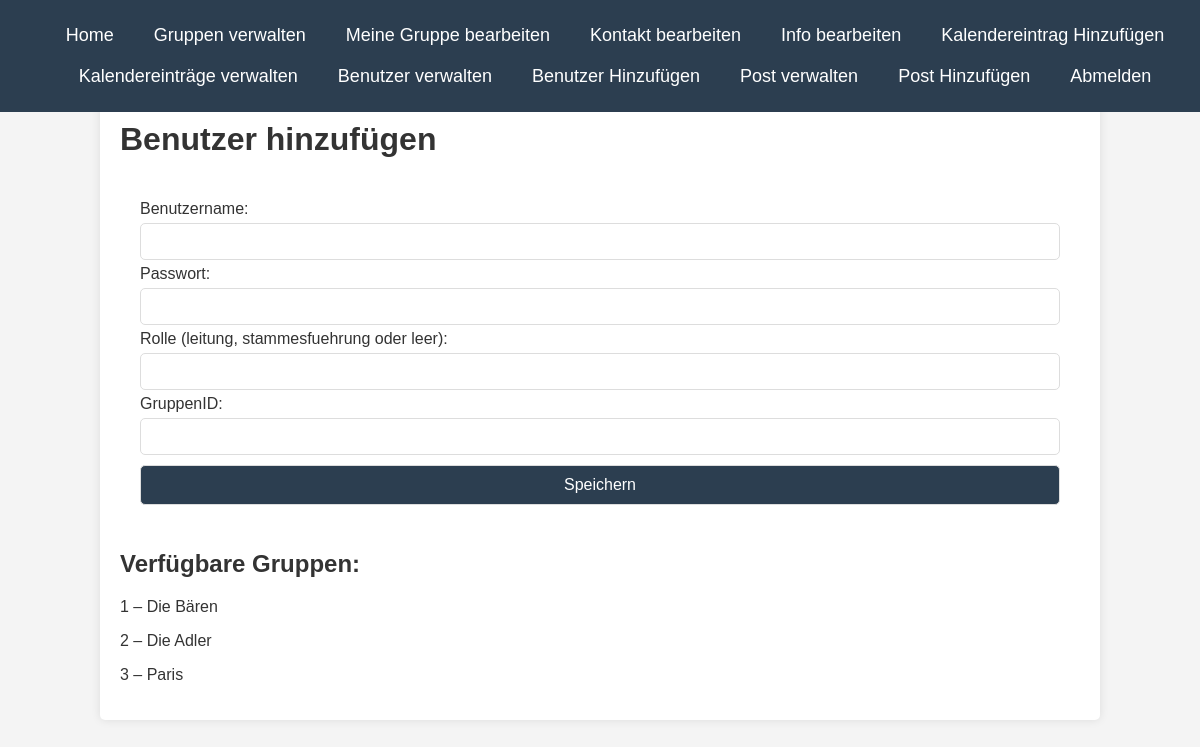
Page /add_user.php (signed in) on the committed database.
### tables this page shows
CREATE TABLE groups (
    id INT AUTO_INCREMENT PRIMARY KEY,
    name VARCHAR(100) NOT NULL,
    type ENUM('Meute', 'Sippe') NOT NULL,
    description TEXT,
    photo VARCHAR(255) NOT NULL DEFAULT 'default.jpg',
    meeting_times VARCHAR(255) NULL
);

### add_user.php (the view, shortened to what this page needs)
<?php
include 'db.php';
include 'navbareddit.php';
?>
<!DOCTYPE html>
<html lang="de">
<head>
    <link rel="stylesheet" href="styles.css">
</head>
<body>
<div class="container">
    <h1>Benutzer hinzufügen</h1>
    <form method="POST" action="add_user.php">
        <label for="username">Benutzername:</label>
        <input type="text" name="username" id="username" required>
        <label for="passwort">Passwort:</label>
        <input type="password" name="passwort" id="passwort" required>
        <label for="role">Rolle (leitung, stammesfuehrung oder leer):</label>
        <input type="text" name="role" id="role">
        <label for="xgroup_id">GruppenID:</label>
        <input type="number" name="xgroup_id" id="xgroup_id">
        <button type="submit">Speichern</button>
    </form>
    <h2>Verfügbare Gruppen:</h2>
    <?php
    $result = $conn->query("SELECT id, name FROM groups");
    while ($row = $result->fetch_assoc()) {
        echo "<p>" . htmlspecialchars($row['id']) . " – " . htmlspecialchars($row['name']) . "</p>";
    }
    ?>
	</div>
</body>
</html>

### styles.css (style rules this page uses)
body { font-family: Arial, sans-serif; background-color: #f4f4f4; color: #333; margin: 0; padding: 0; }
body { padding-top: 60px; }
.container { width: 80%; margin: 20px auto; background: white; padding: 20px; box-shadow: 0 0 10px rgba(0, 0, 0, 0.1); border-radius: 5px; }
form { background: #fff; padding: 20px; border-radius: 5px; }
input, textarea, select, button { width: 100%; padding: 10px; margin: 5px 0; border: 1px solid #ddd; border-radius: 5px; }
button { background-color: #2c3e50; color: white; font-size: 16px; cursor: pointer; }

### rows in the picture
groups: id "1", name "Die Bären"
groups: id "2", name "Die Adler"
groups: id "3", name "Paris"
